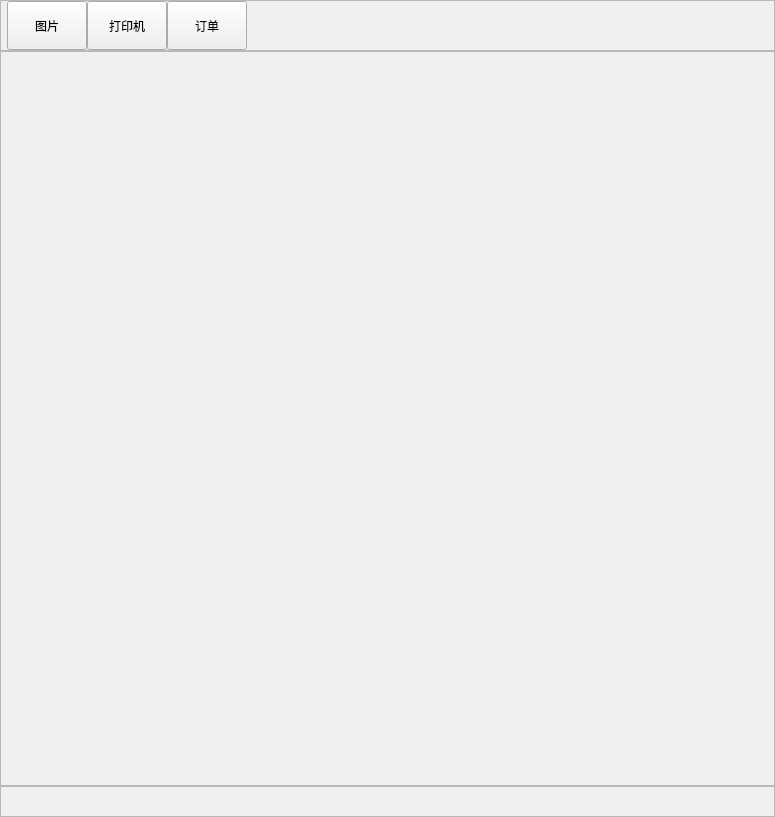
<?xml version="1.0" encoding="UTF-8"?>
<ui version="4.0">
 <class>BserverWindow</class>
 <widget class="QMainWindow" name="BserverWindow">
  <property name="geometry">
   <rect>
    <x>0</x>
    <y>0</y>
    <width>775</width>
    <height>817</height>
   </rect>
  </property>
  <property name="windowTitle">
   <string>BserverWindow</string>
  </property>
  <property name="styleSheet">
   <string notr="true"/>
  </property>
  <widget class="QWidget" name="centralWidget">
   <layout class="QVBoxLayout" name="verticalLayout">
    <property name="spacing">
     <number>0</number>
    </property>
    <property name="leftMargin">
     <number>0</number>
    </property>
    <property name="topMargin">
     <number>0</number>
    </property>
    <property name="rightMargin">
     <number>0</number>
    </property>
    <property name="bottomMargin">
     <number>0</number>
    </property>
    <item>
     <widget class="QFrame" name="mainBar">
      <property name="sizePolicy">
       <sizepolicy hsizetype="Preferred" vsizetype="Expanding">
        <horstretch>0</horstretch>
        <verstretch>0</verstretch>
       </sizepolicy>
      </property>
      <property name="maximumSize">
       <size>
        <width>16777215</width>
        <height>51</height>
       </size>
      </property>
      <property name="frameShape">
       <enum>QFrame::StyledPanel</enum>
      </property>
      <property name="frameShadow">
       <enum>QFrame::Raised</enum>
      </property>
      <layout class="QHBoxLayout" name="horizontalLayout">
       <property name="spacing">
        <number>0</number>
       </property>
       <property name="leftMargin">
        <number>6</number>
       </property>
       <property name="topMargin">
        <number>0</number>
       </property>
       <property name="rightMargin">
        <number>0</number>
       </property>
       <property name="bottomMargin">
        <number>0</number>
       </property>
       <item>
        <widget class="QPushButton" name="PictureBtn">
         <property name="sizePolicy">
          <sizepolicy hsizetype="Minimum" vsizetype="Expanding">
           <horstretch>0</horstretch>
           <verstretch>0</verstretch>
          </sizepolicy>
         </property>
         <property name="minimumSize">
          <size>
           <width>0</width>
           <height>49</height>
          </size>
         </property>
         <property name="maximumSize">
          <size>
           <width>16777215</width>
           <height>49</height>
          </size>
         </property>
         <property name="text">
          <string>图片</string>
         </property>
        </widget>
       </item>
       <item>
        <widget class="QPushButton" name="PrinterBtn">
         <property name="sizePolicy">
          <sizepolicy hsizetype="Minimum" vsizetype="Expanding">
           <horstretch>0</horstretch>
           <verstretch>0</verstretch>
          </sizepolicy>
         </property>
         <property name="minimumSize">
          <size>
           <width>0</width>
           <height>49</height>
          </size>
         </property>
         <property name="maximumSize">
          <size>
           <width>16777215</width>
           <height>49</height>
          </size>
         </property>
         <property name="text">
          <string>打印机</string>
         </property>
        </widget>
       </item>
       <item>
        <widget class="QPushButton" name="OrderBtn">
         <property name="sizePolicy">
          <sizepolicy hsizetype="Minimum" vsizetype="Expanding">
           <horstretch>0</horstretch>
           <verstretch>0</verstretch>
          </sizepolicy>
         </property>
         <property name="minimumSize">
          <size>
           <width>0</width>
           <height>49</height>
          </size>
         </property>
         <property name="maximumSize">
          <size>
           <width>16777215</width>
           <height>49</height>
          </size>
         </property>
         <property name="text">
          <string>订单</string>
         </property>
        </widget>
       </item>
       <item>
        <spacer name="horizontalSpacer">
         <property name="orientation">
          <enum>Qt::Horizontal</enum>
         </property>
         <property name="sizeHint" stdset="0">
          <size>
           <width>517</width>
           <height>20</height>
          </size>
         </property>
        </spacer>
       </item>
      </layout>
     </widget>
    </item>
    <item>
     <widget class="QFrame" name="mainShow">
      <property name="minimumSize">
       <size>
        <width>0</width>
        <height>700</height>
       </size>
      </property>
      <property name="maximumSize">
       <size>
        <width>16777215</width>
        <height>771</height>
       </size>
      </property>
      <property name="frameShape">
       <enum>QFrame::StyledPanel</enum>
      </property>
      <property name="frameShadow">
       <enum>QFrame::Raised</enum>
      </property>
      <layout class="QVBoxLayout" name="verticalLayout_2">
       <property name="spacing">
        <number>0</number>
       </property>
       <property name="leftMargin">
        <number>0</number>
       </property>
       <property name="topMargin">
        <number>0</number>
       </property>
       <property name="rightMargin">
        <number>0</number>
       </property>
       <property name="bottomMargin">
        <number>0</number>
       </property>
       <item>
        <layout class="QVBoxLayout" name="vBoxLayout"/>
       </item>
      </layout>
     </widget>
    </item>
    <item>
     <widget class="QFrame" name="statuBar">
      <property name="sizePolicy">
       <sizepolicy hsizetype="Preferred" vsizetype="Expanding">
        <horstretch>0</horstretch>
        <verstretch>0</verstretch>
       </sizepolicy>
      </property>
      <property name="minimumSize">
       <size>
        <width>0</width>
        <height>31</height>
       </size>
      </property>
      <property name="maximumSize">
       <size>
        <width>16777215</width>
        <height>31</height>
       </size>
      </property>
      <property name="frameShape">
       <enum>QFrame::StyledPanel</enum>
      </property>
      <property name="frameShadow">
       <enum>QFrame::Raised</enum>
      </property>
     </widget>
    </item>
   </layout>
  </widget>
  <widget class="QMenuBar" name="menuBar">
   <property name="geometry">
    <rect>
     <x>0</x>
     <y>0</y>
     <width>775</width>
     <height>23</height>
    </rect>
   </property>
  </widget>
 </widget>
 <layoutdefault spacing="6" margin="11"/>
 <resources/>
 <connections/>
</ui>
